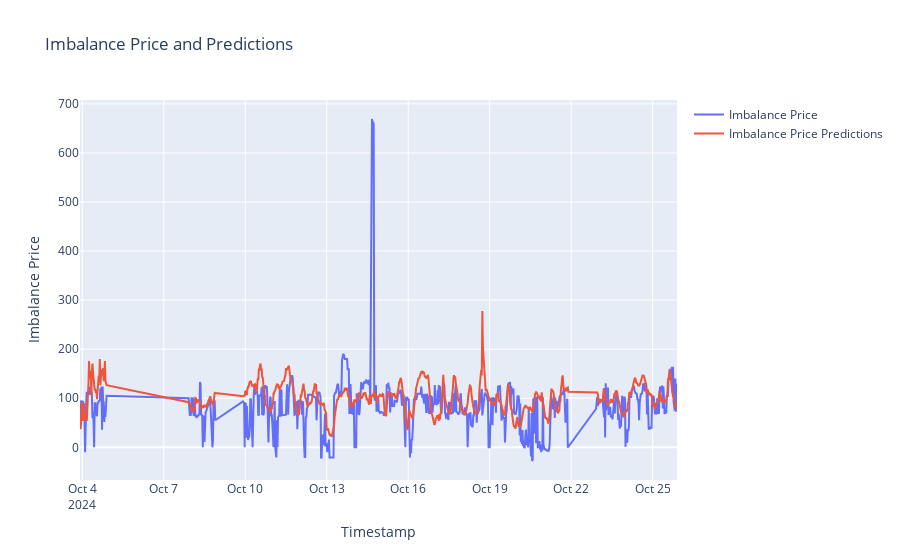

The notebook cell this image was saved under:
### Code cell
#plot imbalance price and predictions
fig = go.Figure()
fig.add_trace(go.Scatter(x=df_api_new_merged1["datetime"], y=df_api_new_merged1["imbalance_price"], mode='lines', name='Imbalance Price'))
fig.add_trace(go.Scatter(x=df_api_new_merged1["datetime"], y=df_api_new_merged1["imbalance_price_predictions"], mode='lines', name='Imbalance Price Predictions'))
fig.update_layout(title='Imbalance Price and Predictions', xaxis_title='Timestamp', yaxis_title='Imbalance Price')
fig.show()

### Figure 1 — Plotly figure (JSON) as saved in the notebook; plotly's stock layout.template omitted (floating-point values rounded to 4 significant figures; data arrays with more than 128 entries replaced by an {"elided": "..."} marker saying what was removed)
{"data": [{"mode": "lines", "name": "Imbalance Price", "type": "scatter", "x": {"elided": "823 str values"}, "y": {"elided": "823 float values"}}, {"mode": "lines", "name": "Imbalance Price Predictions", "type": "scatter", "x": {"elided": "823 str values"}, "y": {"elided": "823 float values"}}], "layout": {"title": {"text": "Imbalance Price and Predictions"}, "xaxis": {"title": {"text": "Timestamp"}}, "yaxis": {"title": {"text": "Imbalance Price"}}}}
